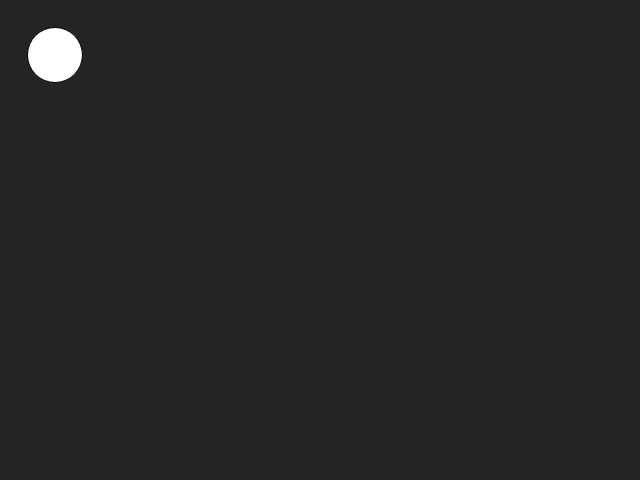
Frame 1 (no input)
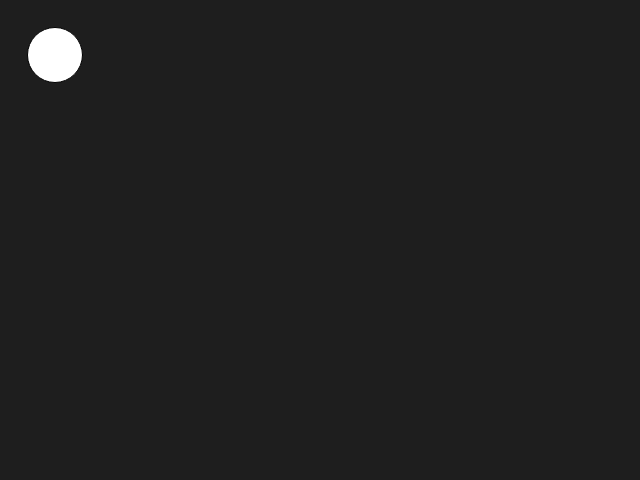
Frame 60 (no input)
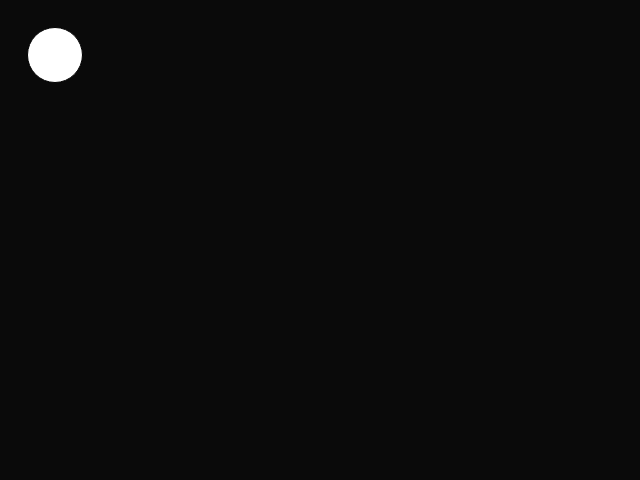
Frame 120 (the mouse pressed at the canvas centre since frame 60)

The p5.js sketch that drew these frames (run headless with seeded random() and noise() and a simulated clock; from frame 60 on, the mouse is pressed at the canvas centre):

// p5.js sketch
// ── sketch.js
function setup() {
  // put setup code here
  createCanvas(640,480);
  print("hello world");
}
function draw() {
  // put drawing code here
  background(random(50));
  ellipse(55,55,55,55);
}
